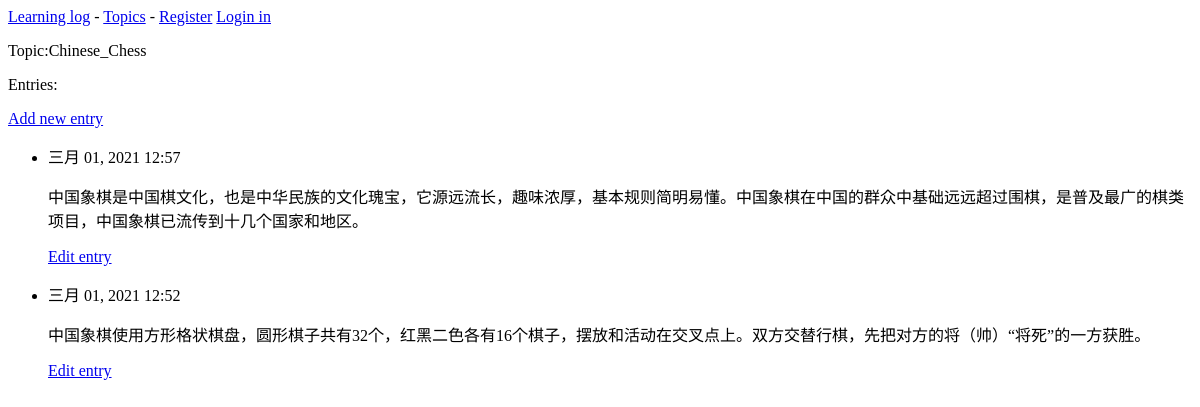
The app's page /topics/1/, older data.
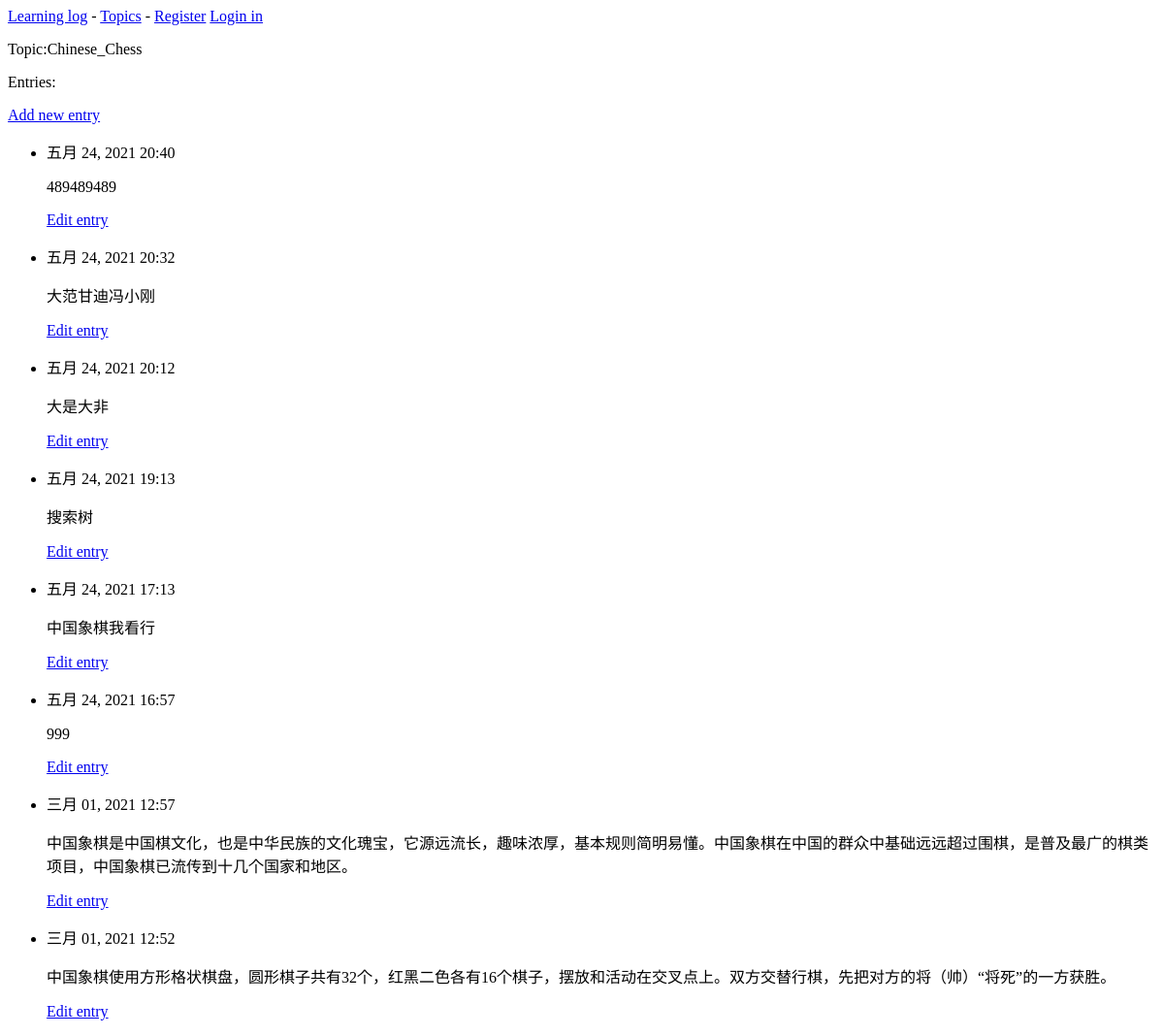
The same page, newer data.
### learning_logs/models.py (models this page shows, shortened)
class Topic(models.Model):
    text = models.CharField(max_length=200)
    date_added= models.DateTimeField(auto_now_add=True)
    def __str__(self):
        return self.text

class Entry(models.Model):
    topic = models.ForeignKey(Topic, on_delete=models.CASCADE)
    text = models.TextField()
    date_added = models.DateTimeField(auto_now_add=True)
    class Meta:
        verbose_name_plural = 'entries'

### learning_logs/views.py (the view)
# urls.py: path('topics/<int:topic_id>/', views.topic, name = 'topic'),
def topic(request, topic_id):
    topic = Topic.objects.get(id = topic_id)
    entries = topic.entry_set.order_by('-date_added')
    context = {'topic':topic, 'entries':entries}
    return render(request, 'learning_logs/topic.html', context)

### learning_logs/templates/learning_logs/topic.html
{% extends "learning_logs/base.html" %}
{% block content %}
    <p>Topic:{{ topic }}</p>
    <p>Entries:</p>
    <p>
        <a href="{% url 'learning_logs:new_entry' topic.id %}">Add new entry</a>
    </p>
    <ul>
    {% for entry in entries %}
      <li>
         <p>{{ entry.date_added|date:'M d, Y H:i' }}</p>
         <p>{{ entry.text|linebreaks }}</p>
         <p>
             <a href="{% url 'learning_logs:edit_entry' entry.id %}">Edit entry</a>
         </p>
      </li>
    {% empty %}
      <li>There is no entris for this topic yet.</li>
    {% endfor %}
    </ul>
{% endblock content %}

### learning_logs/templates/learning_logs/base.html
<p>
    <a href="{% url 'learning_logs:index' %}">Learning log</a> -
    <a href="{% url 'learning_logs:topics' %}">Topics</a> -
    {% if user.is_authenticated %}
        Hello,{{ user.username }}.
        <a href="{% url 'users:logout' %}">Log out</a>
    {% else %}
        <a href="{% url 'users:register' %}">Register</a>
        <a href="{% url 'users:login' %}">Login in</a>
    {% endif %}
</p>
{% block content %}{% endblock content %}

Row changes from the older to the newer data that the page shows:
added Entry: date_added "五月 24, 2021 20:40", text "489489489"
added Entry: date_added "五月 24, 2021 20:32", text "大范甘迪冯小刚"
added Entry: date_added "五月 24, 2021 20:12", text "大是大非"
added Entry: date_added "五月 24, 2021 19:13", text "搜索树"
added Entry: date_added "五月 24, 2021 17:13", text "中国象棋我看行"
added Entry: date_added "五月 24, 2021 16:57", text "999"
